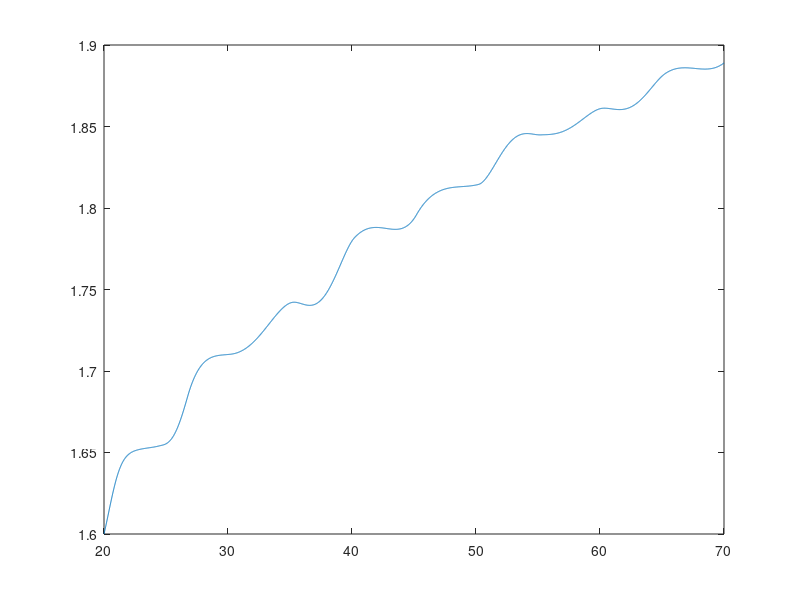

Reproduce this figure in MATLAB. (Note: this script raises an error after producing the figure.)
%Written by: Hannah Tay 32521987
%Date created: 19th May 2021

clc; clear; close all; 

dydx=@(x,y) exp(y.*sin(x)+cos(y))./(4*x.*y); %ODE
y0=1.6; %initial condition
xspan1=20:0.01:70; %xspan for ode45
xspan2=[20 70]; %xspan for midpoint
h=[1 0.5 0.1]; %step sizes

%using ode45 to solve, plotting with a resolution of 0.001
[x1,y1]=ode45(dydx,xspan1,y0);
plot(x1,y1)
hold on

%using midpoint method to solve with various values of h, plotting
for i=1:3
    [x2,y2]=midpoint(dydx,xspan2,y0,h(i));
    plot(x2,y2)
end
title('solving an ODE using the midpoint method (comparing to the analytical solution)')
xlabel('independent variable, x')
ylabel('dependent variable, y')

%legend
L=strings(1,4);
L(1)='ode45';
for i=2:4
    L(i)=sprintf('midpoint method (h=%g)',h(i-1));
end
legend(L,'location','best')

%optional printing :)
fprintf('Decreasing the step size produces a result closer to the ode45 solution.\n')